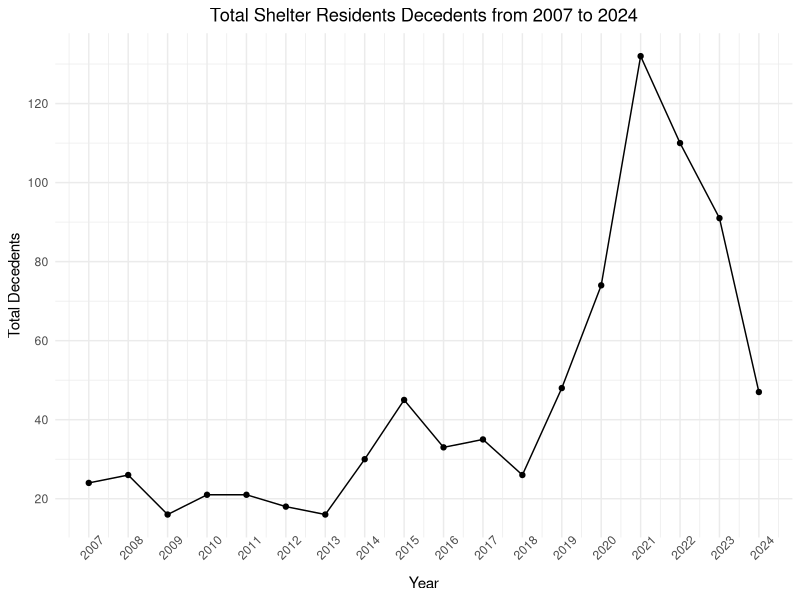
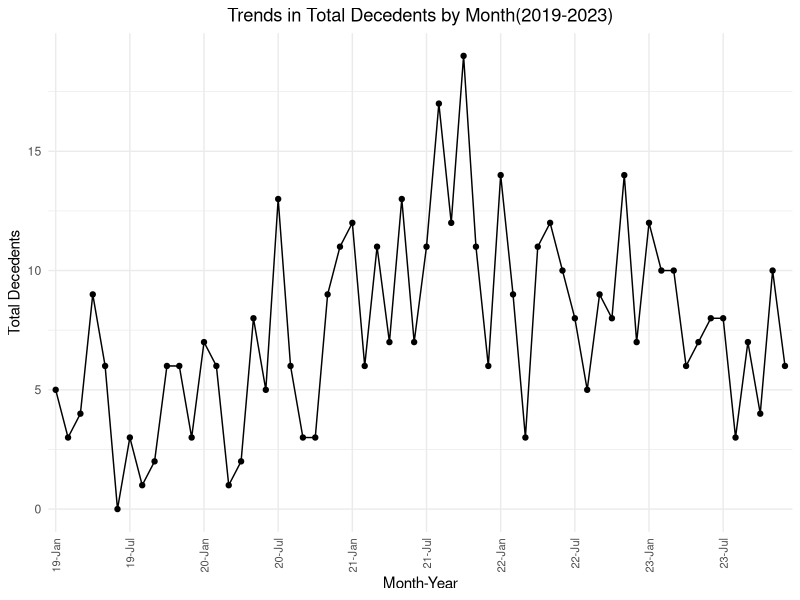
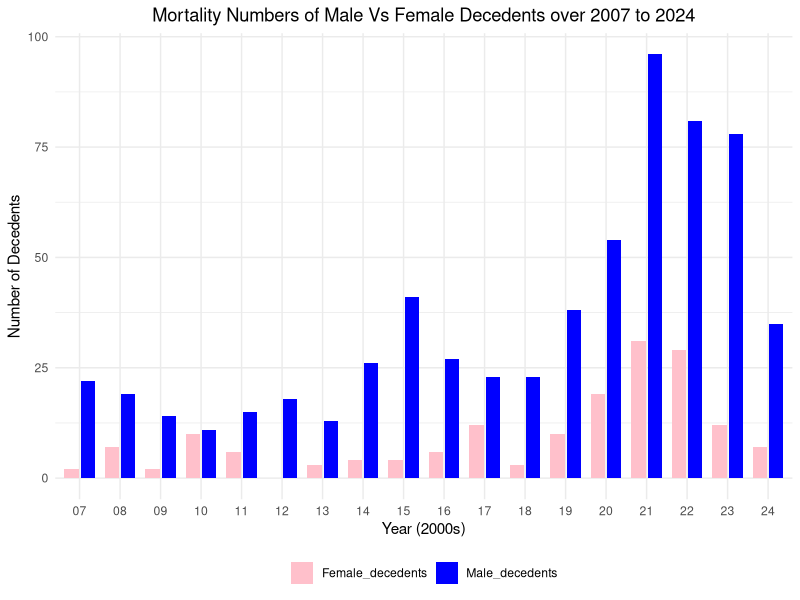
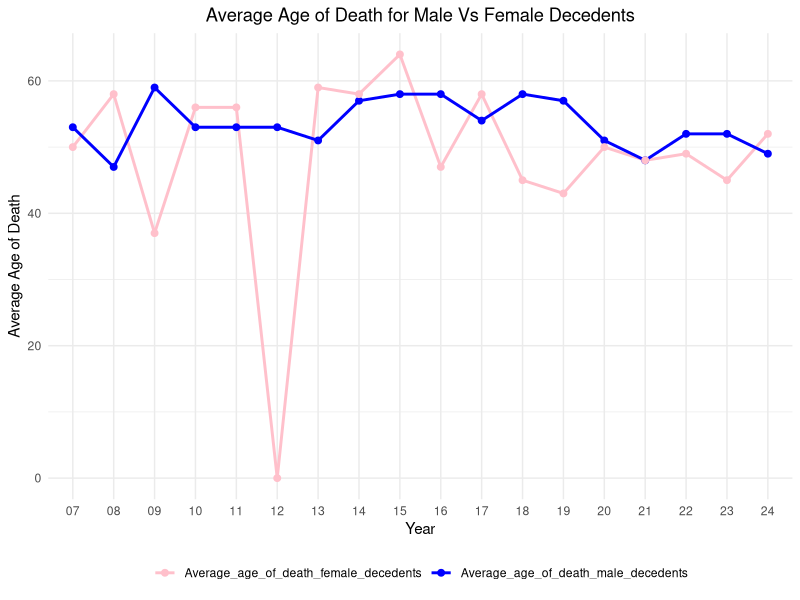
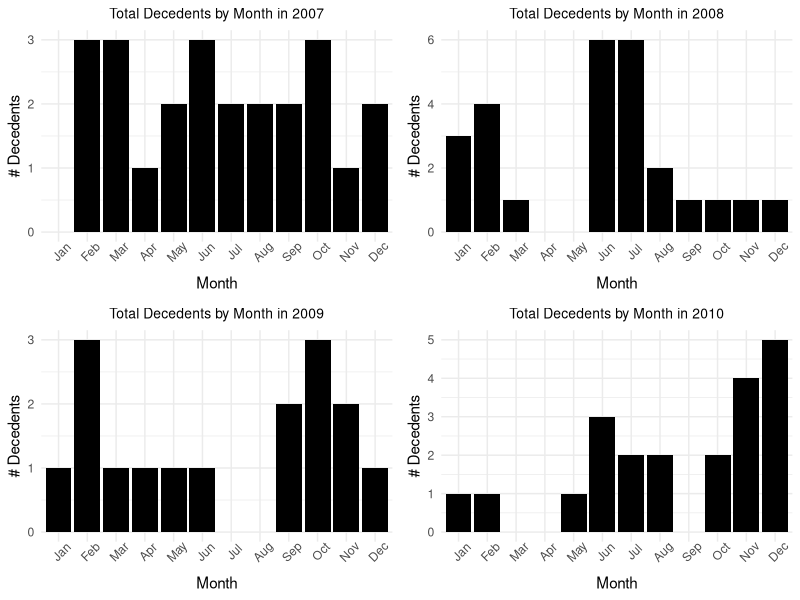
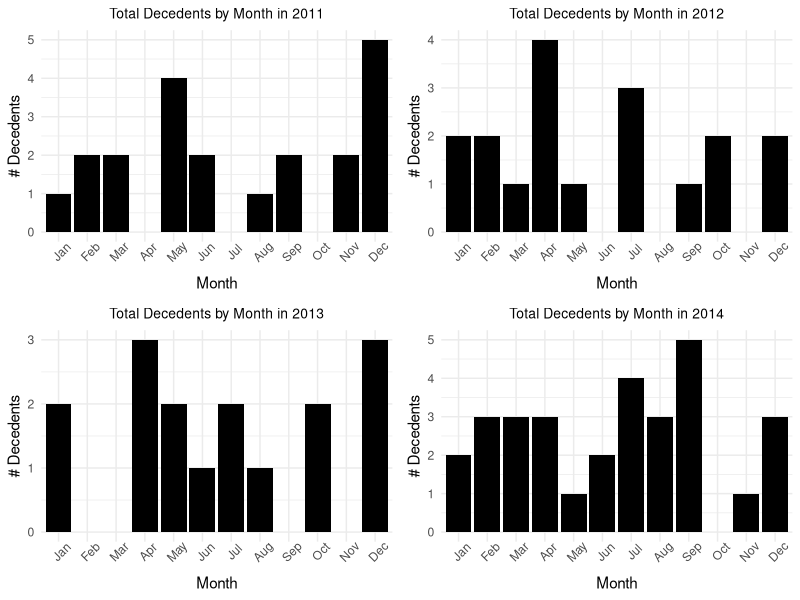
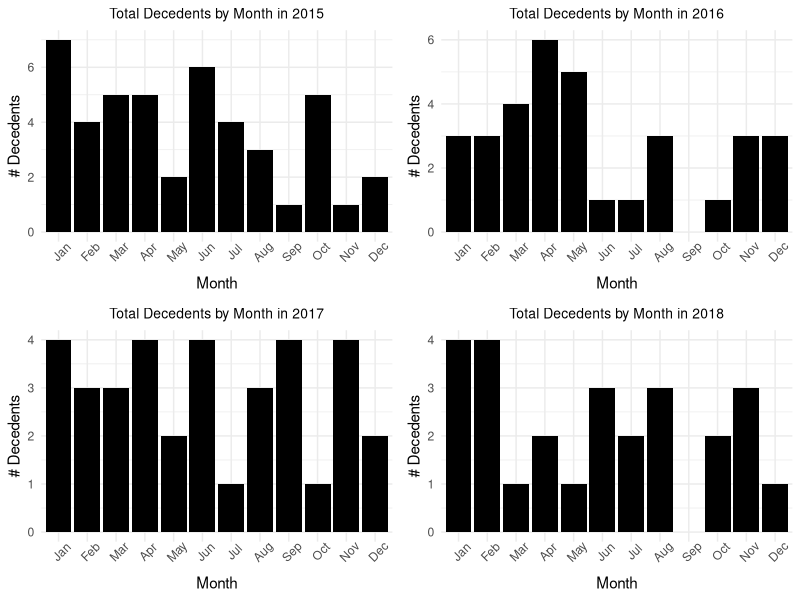
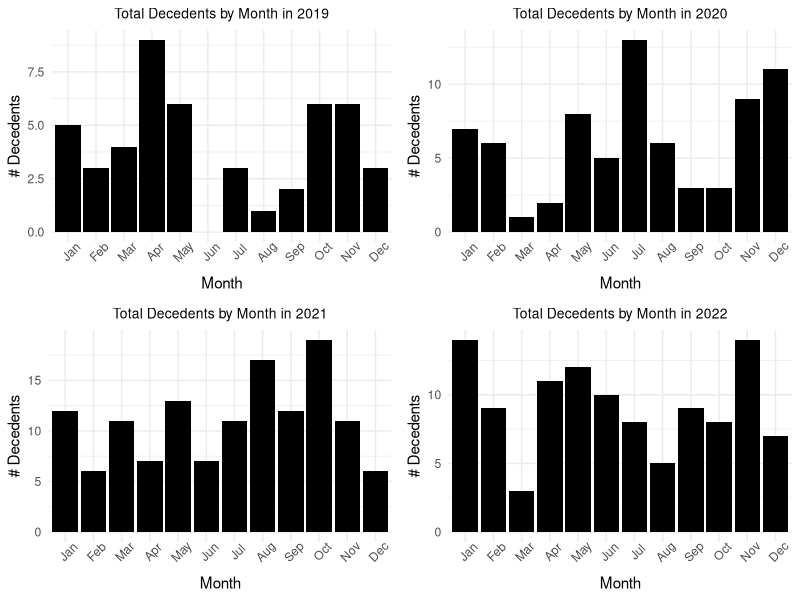

Recreate these plots in R, in order.
## ---- chunk 1
#| include: false
#| warning: false
#| message: false

#load necessary package 
library(tidyverse)
library(ggplot2)
library(dplyr)
library(knitr)
library(tidyr)
library(gridExtra)

# load data
Death_data <- read_csv(here::here("data/analysis_data/Num_death_analysis_data.csv"))
AvgAge_data <- read_csv(here::here("data/analysis_data/AvgAge_death_analysis_data.csv"))


## ---- chunk 2
#| label: tbl-Table1
#| tbl-cap: Variable In The Data - Detah Among Shelter Residents (2007-2024)
#| echo: false

# Remove the 'id' column
AvgAge_data_no_id <- AvgAge_data %>%
  select(-id)

# Display the table without the 'id' column
kable(AvgAge_data_no_id, 
      col.names = c("Year", "Total Decedents", 
                    "Avg Age of Death (All)", "Male Decedents", 
                    "Avg Age of Death (Male)", "Female Decedents", 
                    "Avg Age of Death (Female)", "Trans/NB/2S Decedents", 
                    "Avg Age of Death (Trans/NB/2S)"))
## ---- chunk 3
#| label: fig-TotalNumberofDeathByYear 
#| fig-cap: Yearly Mortality rate from 2007-2024
#| echo: false

# creating a line graph 
AvgAge_data |> 
  ggplot(aes(x = year, y = total_decedents)) +
  geom_point() +
  geom_line() +
  labs(title = "Total Shelter Residents Decedents from 2007 to 2024", x = "Year", y = "Total Decedents") +
  theme_minimal() +
   theme(axis.text.x = element_text(angle = 45)) +
  theme(plot.title = element_text(hjust = 0.5)) + 
  scale_x_continuous(breaks = unique(AvgAge_data$year)) +
  scale_y_continuous(breaks = seq(0, max(AvgAge_data$total_decedents), by = 20))

## ---- chunk 4
#| label: fig-TotalDecedentbyMonthcovid
#| fig-cap: Yearly Mortality rate during COVID (2019-2023)
#| echo: false

# Filter the data for years 2019 to 2022
Death_data_filtered <- Death_data |> 
  filter(year >= 2019 & year <= 2023)

# Combine Year and Month into a single column with last two digits of the year
Death_data_filtered$YearMonth <- paste(substr(Death_data_filtered$year, 3, 4), Death_data_filtered$month, sep = "-")

# Convert YearMonth to a factor with ordered levels
Death_data_filtered$YearMonth <- factor(Death_data_filtered$YearMonth, levels = unique(Death_data_filtered$YearMonth))

# Plot the graph for filtered data
Death_data_filtered |>
  ggplot(aes(x = YearMonth, y = total_decedents, group = 1)) +
  geom_line(color = "black") +
  geom_point(color = "black") +
  scale_x_discrete(breaks = Death_data_filtered$YearMonth[seq(1, nrow(Death_data_filtered), by = 6)]) + 
  labs(title = "Trends in Total Decedents by Month(2019-2023)",
       x = "Month-Year",
       y = "Total Decedents") +
  theme_minimal()+
  theme(axis.text.x = element_text(angle = 90, vjust = 0.5, hjust = 1, size = 8)) + 
  theme(plot.title = element_text(hjust = 0.5))

## ---- chunk 5
#| label: fig-T 
#| fig-cap: Total Decedents Split by Gender (Female VS Male)
#| echo: false
#| warning: false
#| message: false

# Reshape the data for plotting
plot_data <- AvgAge_data |>
  select(year, Male_decedents, Female_decedents)|>
  pivot_longer(cols = c(Male_decedents, Female_decedents),
               names_to = "Gender",
               values_to = "Mortality")

# Create a new variable for the last two digits of the year with leading zero
plot_data <- plot_data |>
  mutate(year_short = sprintf("%02d", year %% 100))

# Create the bar graph with adjusted year labels
plot_data |>
  ggplot(aes(x = year_short, y = Mortality, fill = Gender)) +
  geom_bar(stat = "identity", position = position_dodge(width = 0.8), width = 0.7) +
  labs(title = "Mortality Numbers of Male Vs Female Decedents over 2007 to 2024",
       x = "Year (2000s)",
       y = "Number of Decedents") +
  scale_fill_manual(values = c("Male_decedents" = "blue", "Female_decedents" = "pink")) +
  theme_minimal() +
  theme(legend.title = element_blank(),
        legend.position = "bottom") +
  theme(plot.title = element_text(hjust = 0.5))

## ---- chunk 6
#| label: fig-AvgAgeofDecedentsFemaleVSMale 
#| fig-cap: Average Age of Death (Female VS Male)
#| echo: false
#| warning: false
#| message: false

# Reshape the data for plotting average age of death
avg_age_data <- AvgAge_data |>
  select(year, Average_age_of_death_male_decedents, Average_age_of_death_female_decedents) %>%
  pivot_longer(cols = c(Average_age_of_death_male_decedents, Average_age_of_death_female_decedents),
               names_to = "Gender",
               values_to = "Average_Age") |>
  mutate(year_short = sprintf("%02d", year %% 100)) 

# Create the line graph for average age of death
avg_age_data |>
  ggplot(aes(x = year_short, y = Average_Age, color = Gender, group = Gender)) +
  geom_line(size = 1) +   
  geom_point(size = 2) +    
  labs(title = "Average Age of Death for Male Vs Female Decedents",
       x = "Year",
       y = "Average Age of Death") +
  scale_color_manual(values = c("Average_age_of_death_male_decedents" = "blue", 
                                 "Average_age_of_death_female_decedents" = "pink")) +
  theme_minimal() +
  theme(legend.title = element_blank(),
        legend.position = "bottom") +
  theme(plot.title = element_text(hjust = 0.5))

## ---- chunk 7
#| label: fig-2007-2010
#| fig-cap: Monthly Mortality rate from 2007-2010
#| echo: false
#| warning: false
#| message: false

# make sure that the month is in order from Jan to Dec.
Death_data$month <- factor(Death_data$month, levels = month.abb)

# Filter data for the years 2007 and 2008
current_year_data_2007 <- Death_data %>% filter(year == 2007)
current_year_data_2008 <- Death_data %>% filter(year == 2008)
current_year_data_2009 <- Death_data %>% filter(year == 2009)
current_year_data_2010 <- Death_data %>% filter(year == 2010)


# Create the bar plots for 2007 and 2008
plot_2007 <- ggplot(current_year_data_2007, aes(x = month, y = total_decedents)) +
  geom_bar(stat = "identity", fill = "black") +
  labs(title = "Total Decedents by Month in 2007", 
       x = "Month", 
       y = "# Decedents") +
  theme_minimal() +
  theme(axis.text.x = element_text(angle = 45))+
  theme(plot.title = element_text(hjust = 0.5, size = 10))

plot_2008 <- ggplot(current_year_data_2008, aes(x = month, y = total_decedents)) +
  geom_bar(stat = "identity", fill = "black") +
  labs(title = "Total Decedents by Month in 2008", 
       x = "Month", 
       y = "# Decedents") +
  theme_minimal() +
  theme(axis.text.x = element_text(angle = 45))+
  theme(plot.title = element_text(hjust = 0.5, size = 10))

plot_2009 <- ggplot(current_year_data_2009, aes(x = month, y = total_decedents)) +
  geom_bar(stat = "identity", fill = "black") +
  labs(title = "Total Decedents by Month in 2009", 
       x = "Month", 
       y = "# Decedents") +
  theme_minimal() +
  theme(axis.text.x = element_text(angle = 45)) +
  theme(plot.title = element_text(hjust = 0.5, size = 10))

plot_2010 <- ggplot(current_year_data_2010, aes(x = month, y = total_decedents)) +
  geom_bar(stat = "identity", fill = "black") +
  labs(title = "Total Decedents by Month in 2010", 
       x = "Month", 
       y = "# Decedents") +
  theme_minimal() +
  theme(axis.text.x = element_text(angle = 45)) +
  theme(plot.title = element_text(hjust = 0.5, size = 10))


# Arrange plots side by side
grid.arrange(plot_2007, plot_2008, plot_2009, plot_2010, ncol = 2)

## ---- chunk 8
#| label: fig-2011-2014
#| fig-cap: Monthly Mortality rate from 2011-2014
#| echo: false
#| warning: false
#| message: false

# make sure that the month is in order from Jan to Dec.
Death_data$month <- factor(Death_data$month, levels = month.abb)

# Filter data for the years 
current_year_data_2011 <- Death_data %>% filter(year == 2011)
current_year_data_2012 <- Death_data %>% filter(year == 2012)
current_year_data_2013 <- Death_data %>% filter(year == 2013)
current_year_data_2014 <- Death_data %>% filter(year == 2014)


# Create the bar plots
plot_2011 <- ggplot(current_year_data_2011, aes(x = month, y = total_decedents)) +
  geom_bar(stat = "identity", fill = "black") +
  labs(title = "Total Decedents by Month in 2011", 
       x = "Month", 
       y = "# Decedents") +
  theme_minimal() +
  theme(axis.text.x = element_text(angle = 45)) +
  theme(plot.title = element_text(hjust = 0.5, size = 10))

plot_2012 <- ggplot(current_year_data_2012, aes(x = month, y = total_decedents)) +
  geom_bar(stat = "identity", fill = "black") +
  labs(title = "Total Decedents by Month in 2012", 
       x = "Month", 
       y = "# Decedents") +
  theme_minimal() +
  theme(axis.text.x = element_text(angle = 45)) +
  theme(plot.title = element_text(hjust = 0.5, size = 10))

plot_2013 <- ggplot(current_year_data_2013, aes(x = month, y = total_decedents)) +
  geom_bar(stat = "identity", fill = "black") +
  labs(title = "Total Decedents by Month in 2013", 
       x = "Month", 
       y = "# Decedents") +
  theme_minimal() +
  theme(axis.text.x = element_text(angle = 45)) +
  theme(plot.title = element_text(hjust = 0.5, size = 10))

plot_2014 <- ggplot(current_year_data_2014, aes(x = month, y = total_decedents)) +
  geom_bar(stat = "identity", fill = "black") +
  labs(title = "Total Decedents by Month in 2014", 
       x = "Month", 
       y = "# Decedents") +
  theme_minimal() +
  theme(axis.text.x = element_text(angle = 45)) +
  theme(plot.title = element_text(hjust = 0.5, size = 10))


# Arrange plots side by side
grid.arrange(plot_2011, plot_2012, plot_2013, plot_2014, ncol = 2)

## ---- chunk 9
#| label: fig-2015-2018
#| fig-cap: Monthly Mortality rate from 2015-2018
#| echo: false
#| warning: false
#| message: false

# make sure that the month is in order from Jan to Dec.
Death_data$month <- factor(Death_data$month, levels = month.abb)

# Filter data for the years 

current_year_data_2015 <- Death_data %>% filter(year == 2015)
current_year_data_2016 <- Death_data %>% filter(year == 2016)
current_year_data_2017 <- Death_data %>% filter(year == 2017)
current_year_data_2018 <- Death_data %>% filter(year == 2018)


# Create the bar plots

plot_2015 <- ggplot(current_year_data_2015, aes(x = month, y = total_decedents)) +
  geom_bar(stat = "identity", fill = "black") +
  labs(title = "Total Decedents by Month in 2015", 
       x = "Month", 
       y = "# Decedents") +
  theme_minimal() +
  theme(axis.text.x = element_text(angle = 45)) +
  theme(plot.title = element_text(hjust = 0.5, size = 10))

plot_2016 <- ggplot(current_year_data_2016, aes(x = month, y = total_decedents)) +
  geom_bar(stat = "identity", fill = "black") +
  labs(title = "Total Decedents by Month in 2016", 
       x = "Month", 
       y = "# Decedents") +
  theme_minimal() +
  theme(axis.text.x = element_text(angle = 45)) +
  theme(plot.title = element_text(hjust = 0.5, size = 10))

plot_2017 <- ggplot(current_year_data_2017, aes(x = month, y = total_decedents)) +
  geom_bar(stat = "identity", fill = "black") +
  labs(title = "Total Decedents by Month in 2017", 
       x = "Month", 
       y = "# Decedents") +
  theme_minimal() +
  theme(axis.text.x = element_text(angle = 45)) +
  theme(plot.title = element_text(hjust = 0.5, size = 10))

plot_2018 <- ggplot(current_year_data_2018, aes(x = month, y = total_decedents)) +
  geom_bar(stat = "identity", fill = "black") +
  labs(title = "Total Decedents by Month in 2018", 
       x = "Month", 
       y = "# Decedents") +
  theme_minimal() +
  theme(axis.text.x = element_text(angle = 45)) +
  theme(plot.title = element_text(hjust = 0.5, size = 10))

# Arrange plots side by side
grid.arrange(plot_2015, plot_2016, plot_2017, plot_2018, ncol = 2)

## ---- chunk 10
#| label: fig-2019-2022
#| fig-cap: Monthly Mortality rate from 2019-2022
#| echo: false
#| warning: false
#| message: false

# make sure that the month is in order from Jan to Dec.
Death_data$month <- factor(Death_data$month, levels = month.abb)

# Filter data for the years 

current_year_data_2019 <- Death_data %>% filter(year == 2019)
current_year_data_2020 <- Death_data %>% filter(year == 2020)
current_year_data_2021 <- Death_data %>% filter(year == 2021)
current_year_data_2022 <- Death_data %>% filter(year == 2022)


# Create the bar plots
plot_2019 <- ggplot(current_year_data_2019, aes(x = month, y = total_decedents)) +
  geom_bar(stat = "identity", fill = "black") +
  labs(title = "Total Decedents by Month in 2019", 
       x = "Month", 
       y = "# Decedents") +
  theme_minimal() +
  theme(axis.text.x = element_text(angle = 45)) +
  theme(plot.title = element_text(hjust = 0.5, size = 10))

plot_2020 <- ggplot(current_year_data_2020, aes(x = month, y = total_decedents)) +
  geom_bar(stat = "identity", fill = "black") +
  labs(title = "Total Decedents by Month in 2020", 
       x = "Month", 
       y = "# Decedents") +
  theme_minimal() +
  theme(axis.text.x = element_text(angle = 45)) +
  theme(plot.title = element_text(hjust = 0.5, size = 10))

plot_2021 <- ggplot(current_year_data_2021, aes(x = month, y = total_decedents)) +
  geom_bar(stat = "identity", fill = "black") +
  labs(title = "Total Decedents by Month in 2021", 
       x = "Month", 
       y = "# Decedents") +
  theme_minimal() +
  theme(axis.text.x = element_text(angle = 45)) +
  theme(plot.title = element_text(hjust = 0.5, size = 10))

plot_2022 <- ggplot(current_year_data_2022, aes(x = month, y = total_decedents)) +
  geom_bar(stat = "identity", fill = "black") +
  labs(title = "Total Decedents by Month in 2022", 
       x = "Month", 
       y = "# Decedents") +
  theme_minimal() +
  theme(axis.text.x = element_text(angle = 45)) +
  theme(plot.title = element_text(hjust = 0.5, size = 10))


# Arrange plots side by side
grid.arrange(plot_2019, plot_2020, plot_2021, plot_2022, ncol = 2)

## ---- chunk 11
#| label: fig-2023-2024
#| fig-cap: Monthly Mortality rate from 2023-2024
#| echo: false
#| warning: false
#| message: false

# make sure that the month is in order from Jan to Dec.
Death_data$month <- factor(Death_data$month, levels = month.abb)

# Filter data for the years 
current_year_data_2023 <- Death_data %>% filter(year == 2023)
current_year_data_2024 <- Death_data %>% filter(year == 2024)

# Create the bar plots
plot_2023 <- ggplot(current_year_data_2023, aes(x = month, y = total_decedents)) +
  geom_bar(stat = "identity", fill = "black") +
  labs(title = "Total Decedents by Month in 2023", 
       x = "Month", 
       y = "# Decedents") +
  theme_minimal() +
  theme(axis.text.x = element_text(angle = 45)) +
  theme(plot.title = element_text(hjust = 0.5, size = 10))

plot_2024 <- ggplot(current_year_data_2024, aes(x = month, y = total_decedents)) +
  geom_bar(stat = "identity", fill = "black") +
  labs(title = "Total Decedents by Month in 2024", 
       x = "Month", 
       y = "# Decedents") +
  theme_minimal() +
  theme(axis.text.x = element_text(angle = 45)) +
  theme(plot.title = element_text(hjust = 0.5, size = 10))

# Arrange plots side by side
grid.arrange(plot_2023, plot_2024, ncol = 2)
